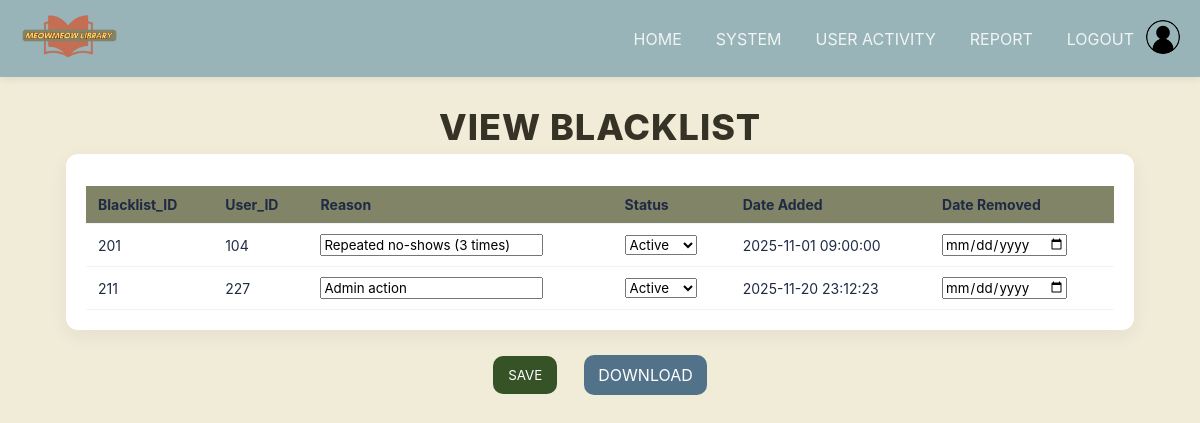
The app's page /superadmin/blacklist.php (signed in) with its own data.
### tables this page shows
CREATE TABLE `blacklist` (
  `Blacklist_ID` int(11) NOT NULL,
  `User_ID` bigint(11) NOT NULL,
  `Reason` varchar(255) NOT NULL,
  `Blacklist_Status` enum('active','inactive') NOT NULL DEFAULT 'active',
  `Date_added` datetime NOT NULL DEFAULT CURRENT_TIMESTAMP,
  `Date_removed` datetime DEFAULT NULL
);

### superadmin/blacklist.php (the view, shortened to what this page needs)
<?php
require_once "db.php";
$q = "SELECT
        Blacklist_ID,
        User_ID,
        Reason,
        Blacklist_Status,
        Date_added,
        Date_removed
      FROM blacklist
      ORDER BY Blacklist_ID ASC";
$result = $conn->query($q);
?>
<!doctype html>
<html lang="en">
<head>
  <link rel="stylesheet" href="blacklist.css">
</head>
<body>
<?php include 'header.php'; ?>
<main class="container">
    <h1 class="login-heading">VIEW BLACKLIST</h1>
    <div class="page-box">
        <form id="editForm" method="POST" action="blacklist_process_superadmin.php">
            <table class="data-table2">
                <thead>
                    <tr>
                        <th>Blacklist_ID</th>
                        <th>User_ID</th>
                        <th>Reason</th>
                        <th>Status</th>
                        <th>Date Added</th>
                        <th>Date Removed</th>
                    </tr>
                </thead>
                <tbody>
                <?php if ($result && $result->num_rows > 0): ?>
                    <?php while($r = $result->fetch_assoc()): ?>
                        <tr>
                            <td><?= htmlspecialchars($r['Blacklist_ID']) ?></td>
                            <td><?= htmlspecialchars($r['User_ID']) ?></td>
                            <td>
                                <input type="text"
                                       name="reason[<?= $r['Blacklist_ID'] ?>]"
                                       value="<?= htmlspecialchars($r['Reason']) ?>">
                            </td>
                            <td>
                                <select name="status[<?= $r['Blacklist_ID'] ?>]">
                                    <option value="active"   <?= ($r['Blacklist_Status']=="active"?"selected":"") ?>>Active</option>
                                </select>
                            </td>
                            <td><?= htmlspecialchars($r['Date_added']) ?></td>
                            <td>
                                <?php
                                  $dr_val = "";
                                ?>
                                <input type="date"
                                       name="date_removed[<?= $r['Blacklist_ID'] ?>]"
                                       value="<?= $dr_val ?>">
                            </td>
                        </tr>
                    <?php endwhile; ?>
                <?php else: ?>
                    <tr><td colspan="6">No blacklist records found.</td></tr>
                <?php endif; ?>
                </tbody>
            </table>
        </form>
    </div>
    <div class="controls">
        <button form="editForm" class="btn primary" type="submit">SAVE</button>
        <a href="download_blacklist.php" class="btn pnk">DOWNLOAD</a>
    </div>
</main>
</body>
</html>

### superadmin/blacklist.css (style rules this page uses)
:root { --bg:#f1ecd8; --card:#ffffff; --primary:#355326; --dark:#1f2a44; --muted:#77809a; --danger:#9f4955; --edit:#cb7e5b; --pink: #527289; }
* { box-sizing:border-box;font-family:Inter,ui-sans-serif,system-ui,-apple-system,"Segoe UI",Roboto,"Helvetica Neue",Arial; }
body { margin:0;background:var(--bg);color:var(--dark); }
.container { max-width:1100px;margin:28px auto;padding:0 16px;align-items: center; }
.page-box { background:var(--card); align-items:center; padding:20px;border-radius:12px;box-shadow:0 6px 20px rgba(31,42,68,0.06); }
.btn { display:inline-block;padding:10px 14px;border-radius:10px;text-decoration:none;border:none;background:transparent;cursor:pointer; }
.btn.primary { background:var(--primary);color:white;border:1px solid rgba(0,0,0,0.02); }
.btn.pnk { background:linear-gradient(180deg,var(--pink),#527289);color:white }
.login-heading { font-size: 36px; color: #353326; font-weight: 800; margin-bottom: 5px; letter-spacing: 1px; text-align: center; }
.data-table2 { width:100%;border-collapse:collapse;margin-top:12px; }
.data-table2 thead tr { background:#828468; }
.data-table2 th, .data-table2 td { padding:10px 12px;border-bottom:1px solid #f0f3f7; text-decoration:#ffffff; text-align:left;font-size:14px; }
.controls { display: flex !important; justify-content: center !important; align-items: center !important; gap: 15px !important; width: 100% !important; margin-top: 25px !important; text-align: center !important; }
.controls button, .controls a { margin: 0 6px !important; }

### records on screen
blacklist: Blacklist_ID "201", User_ID "104", Reason "Repeated no-shows (3 times)", Blacklist_Status+Blacklist_ID "Active", Date_added "2025-11-01 09:00:00"
blacklist: Blacklist_ID "211", User_ID "227", Reason "Admin action", Blacklist_Status+Blacklist_ID "Active", Date_added "2025-11-20 23:12:23"
